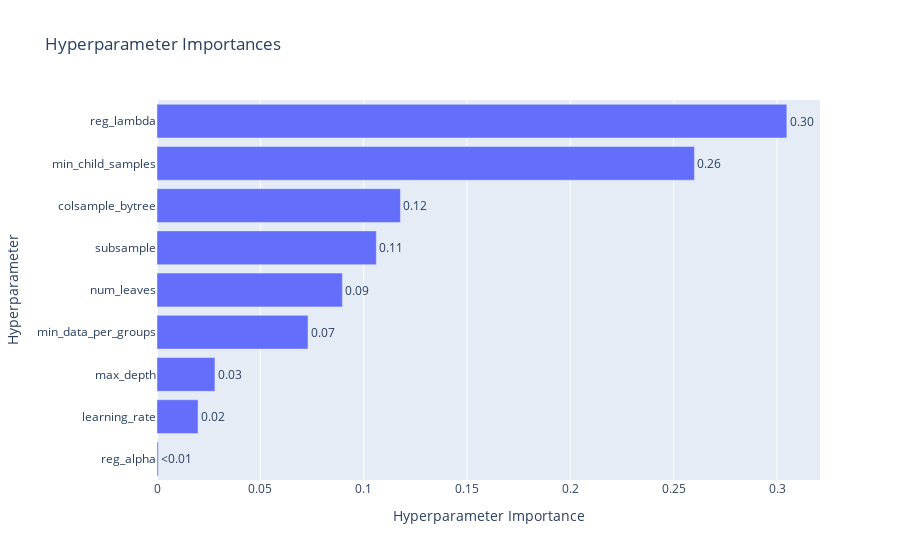

This figure's notebook cell:
### Code cell
optuna.visualization.plot_param_importances(study)

### Figure 1 — Plotly figure (JSON) as saved in the notebook; plotly's stock layout.template omitted (floating-point values rounded to 4 significant figures)
{"data": [{"cliponaxis": false, "hovertemplate": ["reg_alpha (FloatDistribution): 0.0006174637190875475<extra></extra>", "learning_rate (CategoricalDistribution): 0.019860222382612907<extra></extra>", "max_depth (CategoricalDistribution): 0.028029210339563987<extra></extra>", "min_data_per_groups (IntDistribution): 0.07306501312797409<extra></extra>", "num_leaves (IntDistribution): 0.08971715809118147<extra></extra>", "subsample (CategoricalDistribution): 0.10612246433854346<extra></extra>", "colsample_bytree (CategoricalDistribution): 0.11778573799391487<extra></extra>", "min_child_samples (IntDistribution): 0.2600421442878033<extra></extra>", "reg_lambda (FloatDistribution): 0.30476058571931847<extra></extra>"], "name": "Objective Value", "orientation": "h", "text": ["<0.01", "0.02", "0.03", "0.07", "0.09", "0.11", "0.12", "0.26", "0.30"], "textposition": "outside", "type": "bar", "x": [0.0006175, 0.01986, 0.02803, 0.07307, 0.08972, 0.1061, 0.1178, 0.26, 0.3048], "y": ["reg_alpha", "learning_rate", "max_depth", "min_data_per_groups", "num_leaves", "subsample", "colsample_bytree", "min_child_samples", "reg_lambda"]}], "layout": {"title": {"text": "Hyperparameter Importances"}, "xaxis": {"title": {"text": "Hyperparameter Importance"}}, "yaxis": {"title": {"text": "Hyperparameter"}}}}
